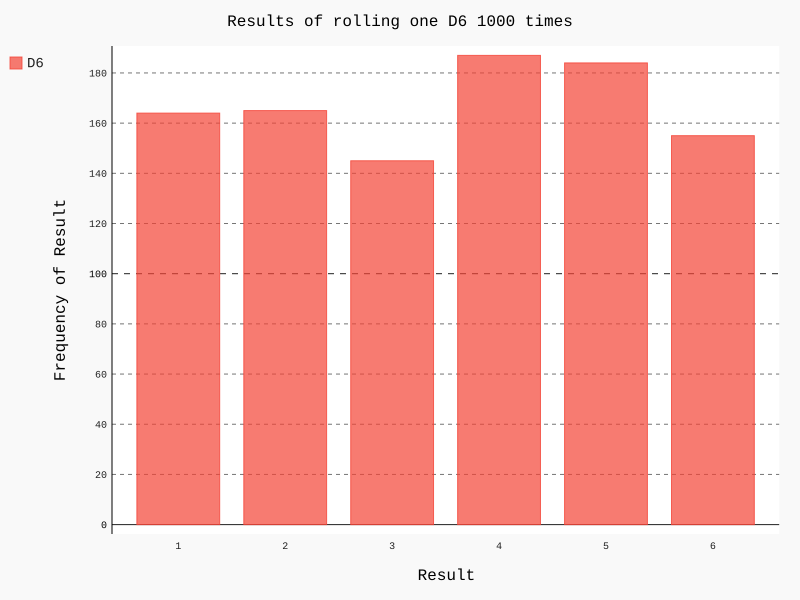

This figure's Python source:
from die import Die
import pygal

die= Die()

results=[die.roll() for roll_num in range(1000)]
# for roll_num in range(1000):
#     result=die.roll()
#     results.append(result)

frequencies=[results.count(value) for value in range(1,die.num_sides+1)]
# for value in range(1,die.num_sides+1):
#     frequency=results.count(value)
#     frequencies.append(frequency)

#对结果进行可视化
hist=pygal.Bar()

hist.title='Results of rolling one D6 1000 times'
hist.x_labels=[result for result in range(1,die.num_sides+1)]
hist.x_title='Result'
hist.y_title='Frequency of Result'

hist.add('D6',frequencies)
hist.render_to_file('die_visual.svg')
